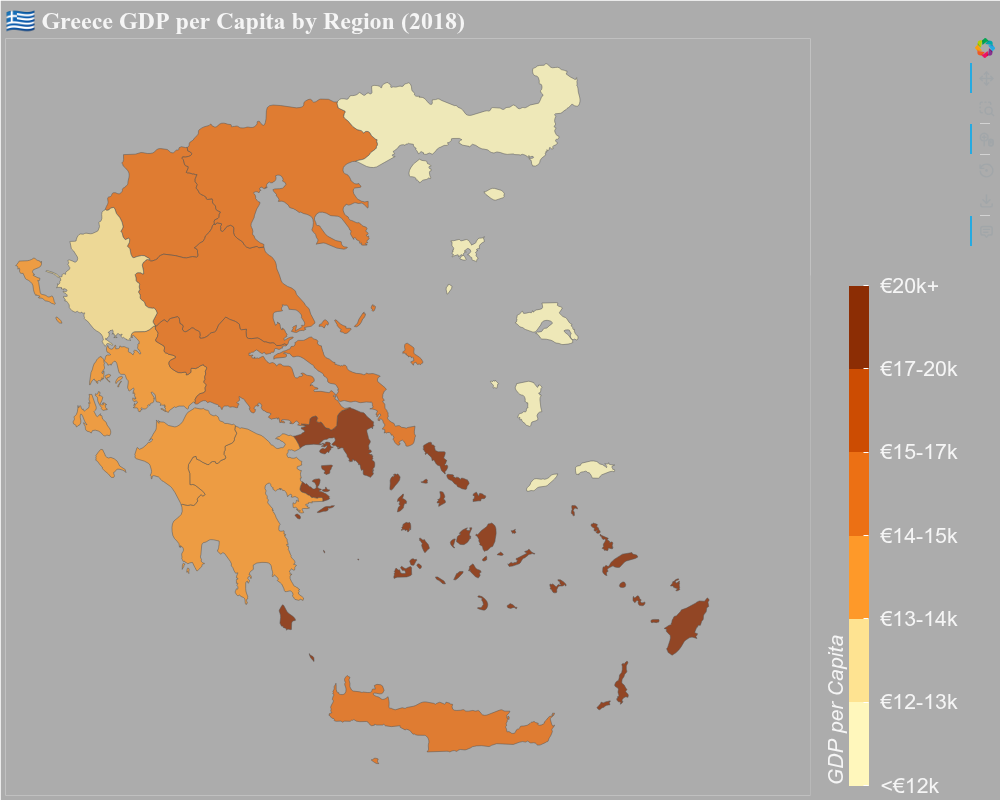

Recreate this plot in Python.
from bokeh_rocks import plot_country_choropleth, save_plot, show
from bokeh.io import curdoc
curdoc().theme = "light_minimal"
# Regional GDP per capita 2018 (from Wikipedia/Greek statistics)
gdp_data = {
    'Anatoliki Makedonia kai Thraki': 11.9,   # East Macedonia and Thrace
    'Kentriki Makedonia': 14.8,               # Central Macedonia
    'Dytiki Makedonia': 14.2,                 # West Macedonia
    'Ipeiros': 12.2,                          # Epirus
    'Thessalia': 14.1,                        # Thessaly
    'Ionioi Nisoi': 13.5,                     # Ionian Islands
    'Dytiki Ellada': 13.8,                    # West Greece
    'Stereá Elláda': 14.9,                    # Central Greece
    'Attiki': 23.3,                           # Attica (Athens) - richest region
    'Peloponnisos': 13.6,                     # Peloponnese
    'Voreio Aigaio': 11.8,                    # North Aegean - poorest region
    'Notio Aigaio': 17.2,                     # South Aegean (tourism boost)
    'Kriti': 14.5                             # Crete
}

p = plot_country_choropleth(
    geojson_url="https://raw.githubusercontent.com/martynafford/natural-earth-geojson/master/10m/cultural/ne_10m_admin_1_states_provinces.json",
    data_dict=gdp_data,
    value_col='gdp_per_capita',
    country_name='🇬🇷 Greece',
    palette=["#fff7bc", "#fee391",  "#fe9929", "#ec7014", "#cc4c02", "#8c2d04"],
    bin_edges=[0, 12, 13, 14, 15, 17, 20, 25],
    bin_labels=["<€12k", "€12-13k", "€13-14k", "€14-15k", "€15-17k", "€17-20k", "€20k+"],
    title="🇬🇷 Greece GDP per Capita by Region (2018)",
    name_property='name',
    legend_title='GDP per Capita',
    tooltip_label='GDP per Capita',
    value_format='{€0.1}k',
    width=1000,
    height=800,
    bounds=(19.5, 34.5, 29.5, 42.0),bg_color='#acacac'
)

show(p)
save_plot(p, "output/geo_11")
